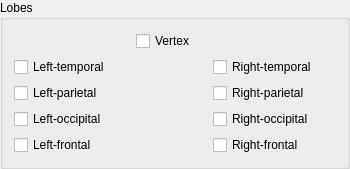
           <widget class="QGroupBox" name="groupBoxLobes">
            <property name="title">
             <string>Lobes</string>
            </property>
            <layout class="QGridLayout" name="gridLayout">
             <item row="4" column="2">
              <widget class="QCheckBox" name="checkBoxRFrontal">
               <property name="toolTip">
                <string>MEG 0813|MEG 0812|MEG 0912|MEG 0913|MEG 0922|
MEG 0923|MEG 1212|MEG 1213|MEG 1223|MEG 1222|
MEG 1412|MEG 1413|MEG 0943|MEG 0942|MEG 0933|
MEG 0932|MEG 1232|MEG 1233|MEG 1012|MEG 1013|
MEG 1022|MEG 1023|MEG 1243|MEG 1242|MEG 1033|
MEG 1032|MEG 0811|MEG 0911|MEG 0921|MEG 1211|
MEG 1221|MEG 1411|MEG 0941|MEG 0931|MEG 1231|
MEG 1011|MEG 1021|MEG 1241|MEG 1031</string>
               </property>
               <property name="text">
                <string>Right-frontal</string>
               </property>
              </widget>
             </item>
             <item row="2" column="2">
              <widget class="QCheckBox" name="checkBoxRParietal">
               <property name="toolTip">
                <string>MEG 1043|MEG 1042|MEG 1112|MEG 1113|MEG 1123|
MEG 1122|MEG 0722|MEG 0723|MEG 1142|MEG 1143|
MEG 1133|MEG 1132|MEG 0732|MEG 0733|MEG 2212|
MEG 2213|MEG 2223|MEG 2222|MEG 2242|MEG 2243|
MEG 2232|MEG 2233|MEG 2442|MEG 2443|MEG 2023|
MEG 2022|MEG 1041|MEG 1111|MEG 1121|MEG 0721|
MEG 1141|MEG 1131|MEG 0731|MEG 2211|MEG 2221|
MEG 2241|MEG 2231|MEG 2441|MEG 2021</string>
               </property>
               <property name="text">
                <string>Right-parietal</string>
               </property>
              </widget>
             </item>
             <item row="3" column="0">
              <widget class="QCheckBox" name="checkBoxLOcci">
               <property name="toolTip">
                <string>MEG 2042|MEG 2043|MEG 1913|MEG 1912|MEG 2113|
MEG 2112|MEG 1922|MEG 1923|MEG 1942|MEG 1943|
MEG 1642|MEG 1643|MEG 1933|MEG 1932|MEG 1733|
MEG 1732|MEG 1723|MEG 1722|MEG 2143|MEG 2142|
MEG 1742|MEG 1743|MEG 1712|MEG 1713|MEG 2041|
MEG 1911|MEG 2111|MEG 1921|MEG 1941|MEG 1641|
MEG 1931|MEG 1731|MEG 1721|MEG 2141|MEG 1741|
MEG 1711</string>
               </property>
               <property name="text">
                <string>Left-occipital</string>
               </property>
              </widget>
             </item>
             <item row="3" column="2">
              <widget class="QCheckBox" name="checkBoxROcci">
               <property name="toolTip">
                <string>MEG 2032|MEG 2033|MEG 2313|MEG 2312|MEG 2342|
MEG 2343|MEG 2322|MEG 2323|MEG 2433|MEG 2432|
MEG 2122|MEG 2123|MEG 2333|MEG 2332|MEG 2513|
MEG 2512|MEG 2523|MEG 2522|MEG 2133|MEG 2132|
MEG 2542|MEG 2543|MEG 2532|MEG 2533|MEG 2031|
MEG 2311|MEG 2341|MEG 2321|MEG 2431|MEG 2121|
MEG 2331|MEG 2511|MEG 2521|MEG 2131|MEG 2541|
MEG 2531</string>
               </property>
               <property name="text">
                <string>Right-occipital</string>
               </property>
              </widget>
             </item>
             <item row="4" column="0">
              <widget class="QCheckBox" name="checkBoxLFrontal">
               <property name="toolTip">
                <string>MEG 0522|MEG 0523|MEG 0512|MEG 0513|MEG 0312|
MEG 0313|MEG 0342|MEG 0343|MEG 0122|MEG 0123|
MEG 0822|MEG 0823|MEG 0533|MEG 0532|MEG 0543|
MEG 0542|MEG 0322|MEG 0323|MEG 0612|MEG 0613|
MEG 0333|MEG 0332|MEG 0622|MEG 0623|MEG 0643|
MEG 0642|MEG 0521|MEG 0511|MEG 0311|MEG 0341|
MEG 0121|MEG 0821|MEG 0531|MEG 0541|MEG 0321|
MEG 0611|MEG 0331|MEG 0621|MEG 0641</string>
               </property>
               <property name="text">
                <string>Left-frontal</string>
               </property>
              </widget>
             </item>
             <item row="0" column="2">
              <spacer name="horizontalSpacer_2">
               <property name="orientation">
                <enum>Qt::Horizontal</enum>
               </property>
               <property name="sizeHint" stdset="0">
                <size>
                 <width>123</width>
                 <height>20</height>
                </size>
               </property>
              </spacer>
             </item>
             <item row="1" column="0">
              <widget class="QCheckBox" name="checkBoxLTemp">
               <property name="toolTip">
                <string>MEG 0223|MEG 0222|MEG 0212|MEG 0213|MEG 0133|
MEG 0132|MEG 0112|MEG 0113|MEG 0233|MEG 0232|
MEG 0243|MEG 0242|MEG 1512|MEG 1513|MEG 0143|
MEG 0142|MEG 1623|MEG 1622|MEG 1613|MEG 1612|
MEG 1523|MEG 1522|MEG 1543|MEG 1542|MEG 1533|
MEG 1532|MEG 0221|MEG 0211|MEG 0131|MEG 0111|
MEG 0231|MEG 0241|MEG 1511|MEG 0141|MEG 1621|
MEG 1611|MEG 1521|MEG 1541|MEG 1531</string>
               </property>
               <property name="text">
                <string>Left-temporal</string>
               </property>
              </widget>
             </item>
             <item row="1" column="2">
              <widget class="QCheckBox" name="checkBoxRTemp">
               <property name="toolTip">
                <string>MEG 1312|MEG 1313|MEG 1323|MEG 1322|MEG 1442|
MEG 1443|MEG 1423|MEG 1422|MEG 1342|MEG 1343|
MEG 1333|MEG 1332|MEG 2612|MEG 2613|MEG 1433|
MEG 1432|MEG 2413|MEG 2412|MEG 2422|MEG 2423|
MEG 2642|MEG 2643|MEG 2623|MEG 2622|MEG 2633|
MEG 2632|MEG 1311|MEG 1321|MEG 1441|MEG 1421|
MEG 1341|MEG 1331|MEG 2611|MEG 1431|MEG 2411|
MEG 2421|MEG 2641|MEG 2621|MEG 2631</string>
               </property>
               <property name="text">
                <string>Right-temporal</string>
               </property>
              </widget>
             </item>
             <item row="2" column="0">
              <widget class="QCheckBox" name="checkBoxLParietal">
               <property name="toolTip">
                <string>MEG 0633|MEG 0632|MEG 0423|MEG 0422|MEG 0412|
MEG 0413|MEG 0712|MEG 0713|MEG 0433|MEG 0432|
MEG 0442|MEG 0443|MEG 0742|MEG 0743|MEG 1822|
MEG 1823|MEG 1813|MEG 1812|MEG 1832|MEG 1833|
MEG 1843|MEG 1842|MEG 1632|MEG 1633|MEG 2013|
MEG 2012|MEG 0631|MEG 0421|MEG 0411|MEG 0711|
MEG 0431|MEG 0441|MEG 0741|MEG 1821|MEG 1811|
MEG 1831|MEG 1841|MEG 1631|MEG 2011</string>
               </property>
               <property name="text">
                <string>Left-parietal</string>
               </property>
              </widget>
             </item>
             <item row="0" column="0">
              <spacer name="horizontalSpacer_3">
               <property name="orientation">
                <enum>Qt::Horizontal</enum>
               </property>
               <property name="sizeHint" stdset="0">
                <size>
                 <width>116</width>
                 <height>20</height>
                </size>
               </property>
              </spacer>
             </item>
             <item row="0" column="1">
              <widget class="QCheckBox" name="checkBoxVertex">
               <property name="toolTip">
                <string>MEG 0633|MEG 0632|MEG 0423|MEG 0422|MEG 0712|
MEG 0713|MEG 0433|MEG 0432|MEG 0742|MEG 0743|
MEG 1822|MEG 1823|MEG 1043|MEG 1042|MEG 1112|
MEG 1113|MEG 0722|MEG 0723|MEG 1142|MEG 1143|
MEG 0732|MEG 0733|MEG 2212|MEG 2213|MEG 0631|
MEG 0431|MEG 0711|MEG 0431|MEG 0741|MEG 1821|
MEG 1041|MEG 1111|MEG 0721|MEG 1141|MEG 0731|
MEG 2211</string>
               </property>
               <property name="text">
                <string>Vertex</string>
               </property>
               <property name="tristate">
                <bool>false</bool>
               </property>
              </widget>
             </item>
             <item row="4" column="1">
              <spacer name="horizontalSpacer_7">
               <property name="orientation">
                <enum>Qt::Horizontal</enum>
               </property>
               <property name="sizeHint" stdset="0">
                <size>
                 <width>71</width>
                 <height>20</height>
                </size>
               </property>
              </spacer>
             </item>
             <item row="3" column="1">
              <spacer name="horizontalSpacer_6">
               <property name="orientation">
                <enum>Qt::Horizontal</enum>
               </property>
               <property name="sizeHint" stdset="0">
                <size>
                 <width>71</width>
                 <height>20</height>
                </size>
               </property>
              </spacer>
             </item>
             <item row="2" column="1">
              <spacer name="horizontalSpacer_5">
               <property name="orientation">
                <enum>Qt::Horizontal</enum>
               </property>
               <property name="sizeHint" stdset="0">
                <size>
                 <width>71</width>
                 <height>20</height>
                </size>
               </property>
              </spacer>
             </item>
             <item row="1" column="1">
              <spacer name="horizontalSpacer_4">
               <property name="orientation">
                <enum>Qt::Horizontal</enum>
               </property>
               <property name="sizeHint" stdset="0">
                <size>
                 <width>71</width>
                 <height>20</height>
                </size>
               </property>
              </spacer>
             </item>
            </layout>
            <zorder>checkBoxLOcci</zorder>
            <zorder>checkBoxROcci</zorder>
            <zorder>checkBoxLFrontal</zorder>
            <zorder>checkBoxLTemp</zorder>
            <zorder>checkBoxRTemp</zorder>
            <zorder>checkBoxLParietal</zorder>
            <zorder>checkBoxVertex</zorder>
            <zorder>checkBoxRFrontal</zorder>
            <zorder>checkBoxRParietal</zorder>
            <zorder>horizontalSpacer_7</zorder>
            <zorder>horizontalSpacer_6</zorder>
            <zorder>horizontalSpacer_5</zorder>
            <zorder>horizontalSpacer_4</zorder>
           </widget>
